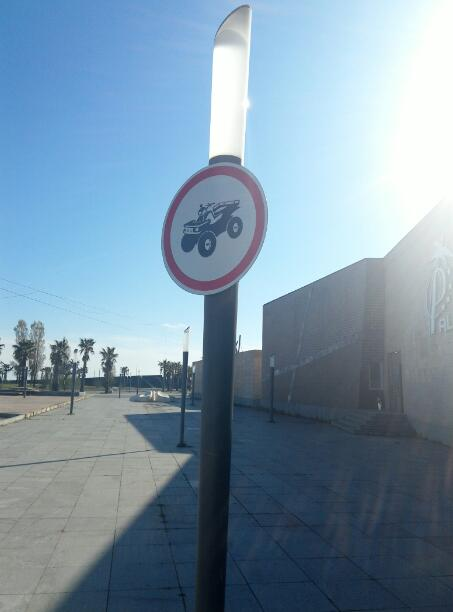
#> input picture test_images/100test.jpg, 453 x 612 px; its folder holds only this picture in this run
$ python detect_color.py   (Python 2 division)   (older library calls are emulated)
#> lines starting #> are read from the running program, lines starting #| are printed output that depends on the picture; after the words box and inside, x2 and y2 are one past the last pixel; in counts of white or black regions, pixels touching at a corner belong together
#> in threshold_color, original_image is the input picture: shape (612, 453, 3); mean B, G, R 167.9, 149, 123.7
### imageProcesing.py
from pyimagesearch.shapedetector import ShapeDetector
import numpy as np
import argparse
import cv2
import os
import argparse
import imutils
from skimage import exposure
from skimage import feature


#===============================
import matplotlib.pyplot as plt

from skimage import data, color, img_as_ubyte
from skimage.feature import canny
from skimage.transform import hough_ellipse
from skimage.draw import ellipse_perimeter
#=============================================


def equalizeHist(img):
	img_yuv = cv2.cvtColor(img, cv2.COLOR_BGR2YUV)
#> img_yuv: shape (612, 453, 3); mean of channels 0, 1, 2 143.6, 139.9, 110.6

	# equalize the histogram of the Y channel
	img_yuv[:,:,0] = cv2.equalizeHist(img_yuv[:,:,0])
#> img_yuv: shape (612, 453, 3); mean of channels 0, 1, 2 128.3, 139.9, 110.6

	# convert the YUV image back to RGB format
	img_output = cv2.cvtColor(img_yuv, cv2.COLOR_YUV2BGR)
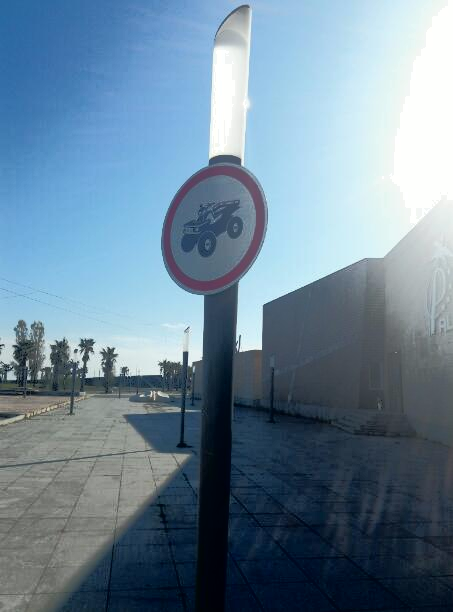
#> img_output: shape (612, 453, 3); mean B, G, R 152.4, 133.7, 108.8

	return img_output


def adjust_gamma(image, gamma=1.0):
	# build a lookup table mapping the pixel values [0, 255] to
	# their adjusted gamma values
#> called with gamma = 0.8
	invGamma = 1.0 / gamma
	table = np.array([((i / 255.0) ** invGamma) * 255
		for i in np.arange(0, 256)]).astype("uint8")

	# apply gamma correction using the lookup table
	return cv2.LUT(image, table)
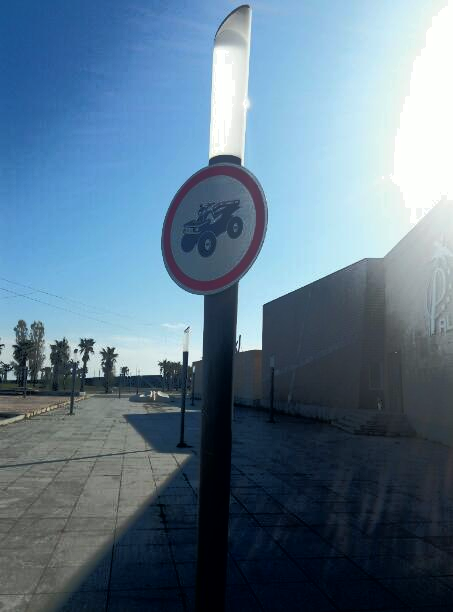
#> returned value: shape (612, 453, 3); mean of channels 0, 1, 2 139.3, 119.5, 94; drawn as B, G, R


# [129 lines left out: functions boxes_intersect, merge_intersecting_boxes, detect_circles, detect_shape, detect_ellipse, calculate_hog, not called in this run]


def preprocesing(image):
	return adjust_gamma(equalizeHist(image), 0.8)

### detect_color.py
# USAGE
# python detect_color.py --image pokemon_games.png

# import the necessary packages
import numpy as np
import argparse
import cv2
import os
import imageProcesing as imp
from pyimagesearch.shapedetector import ShapeDetector


def is_inner_box(a, b):
	minx, miny, maxx, maxy     = a[0][0][0], a[0][0][1], a[3][0][0], a[3][0][1]
	minx1, miny1, maxx1, maxy1 = b[0][0][0], b[0][0][1], b[3][0][0], b[3][0][1]
	return minx1 > minx and miny1 > miny and maxx1 < maxx and maxy1 < maxy


def inner_box_found(cnts, cnt):
	for c in cnts:
		if is_inner_box(c, cnt) :
			return True
	return False


def remove_inner_boxes(cnts, image):
	new_cnts = []
	for cnt in cnts :
		if inner_box_found(cnts, cnt):
			continue
		new_cnts.append(cnt)
		x,y,w,h = cv2.boundingRect(cnt)

		#drow bounding box
		# cv2.rectangle(image,(x,y),(x+w,y+h),(0,255,0),2)
	return new_cnts


def threshold_color(image_name):
	# load the image

	original_image = cv2.imread(image_name)
	image = imp.equalizeHist(original_image.copy())
	image = imp. adjust_gamma(image, 0.8)

	boundaries = [
		([0, 0, 65],[100, 40, 255]),
		([0, 0, 30],[60, 25, 65]),
		([55, 40, 180],[135, 120, 255]),
		([70, 40, 120],[120, 75, 150])]

	# loop over the boundaries

	red_mask = 0
	for (lower, upper) in boundaries:
		lower = np.array(lower, dtype = "uint8")
		upper = np.array(upper, dtype = "uint8")
		mask = cv2.inRange(image, lower, upper)
		red_mask = red_mask | mask
#> this loop made 4 passes
#> pass 1, in threshold_color, `mask = cv2.inRange(image, lower, upper)`:
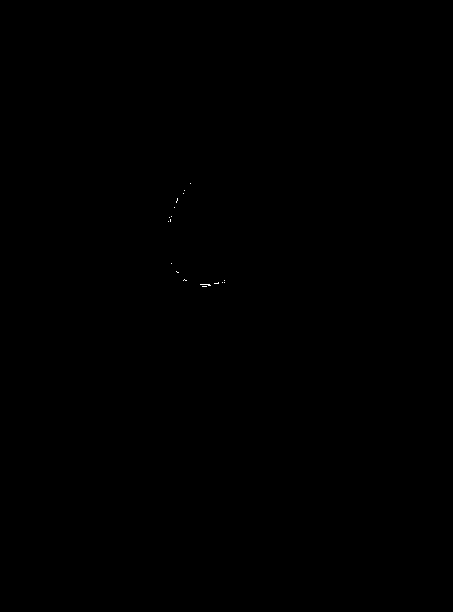
#> mask: shape (612, 453); 0.02% white in thin lines or dots, all inside (x1, y1, x2, y2) = (168, 183, 225, 287)

	output = cv2.bitwise_and(image, image, mask = red_mask)
	output = cv2.medianBlur(output, 9)
#> output: shape (612, 453, 3); every value is 0
	imgray = cv2.cvtColor(output,cv2.COLOR_BGR2GRAY)
	ret,thresh = cv2.threshold(imgray, 0, 255, cv2.THRESH_BINARY)
	_ , contours, hierarchy = cv2.findContours(thresh,cv2.RETR_TREE,cv2.CHAIN_APPROX_SIMPLE)
#> contours = []

	cnts = []

	for c in contours :
		minx = np.amin(c, axis = 0)[0][0] - 5
		miny = np.amin(c, axis = 0)[0][1] - 5
		maxx = np.amax(c, axis = 0)[0][0] + 5
		maxy = np.amax(c, axis = 0)[0][1] + 5
		cnt = np.array([ [[minx, miny]], [[minx, maxy]], [[maxx, miny]], [[maxx, maxy]] ])
		cnts.append(cnt)
#> this loop made 0 passes
#> after the loop, cnts = []


	# cnts.extend(merge_intersecting_boxes(cnts,image))
	cnts = remove_inner_boxes(cnts, image)

	cv2.imshow("images", np.hstack([original_image, image, output]))
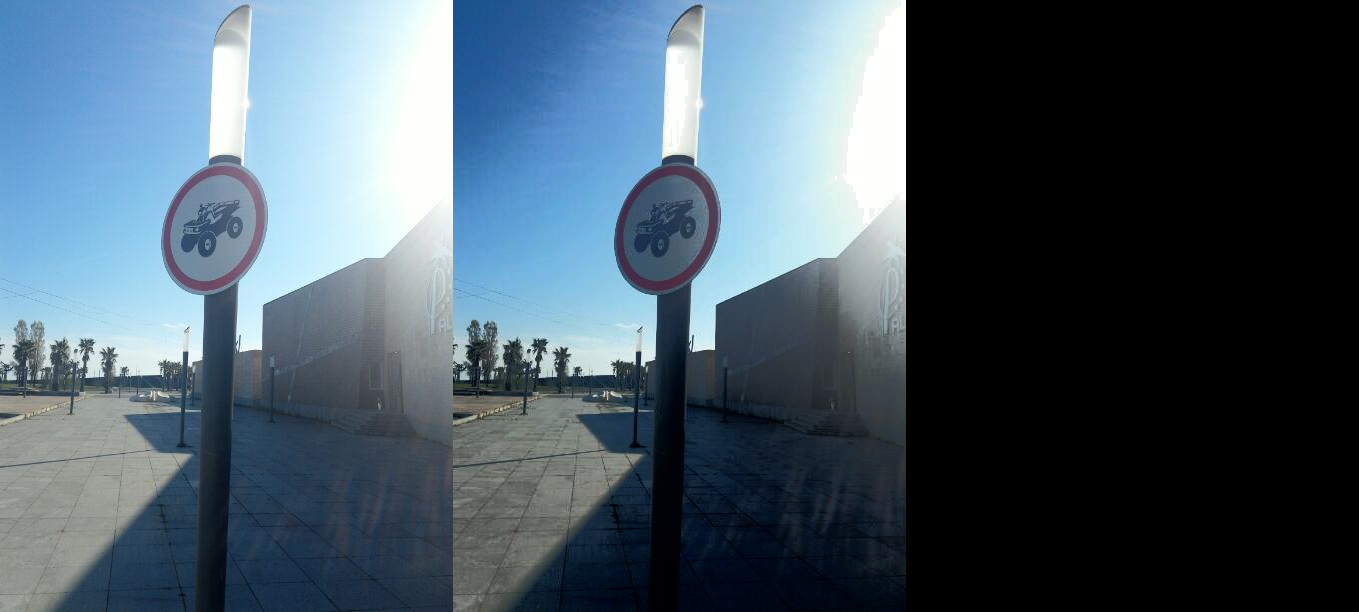
#> window 'images': shape (612, 1359, 3); mean B, G, R 102.4, 89.5, 72.6

	for cnt in cnts:
		x, y, width, height = cv2.boundingRect(cnt)
		roi = original_image[y:y+height, x:x+width]
		if  width * height > 4000 and len(roi) != 0 and len(roi[0]) != 0 :
			# if imp.detect_circles(roi) or imp.detect_shape(roi):
			imp.calculate_hog(roi)
			cv2.imshow("roi", roi)
			cv2.waitKey(0)
# construct the argument parse and parse the arguments
# ap = argparse.ArgumentParser()
# ap.add_argument("-i", "--image", help = "path to the image")
# args = vars(ap.parse_args())

path = './test_images/'
for filename in os.listdir(path):
	print filename
	threshold_color(path + filename)

$ run again, on test_images/150test.jpg
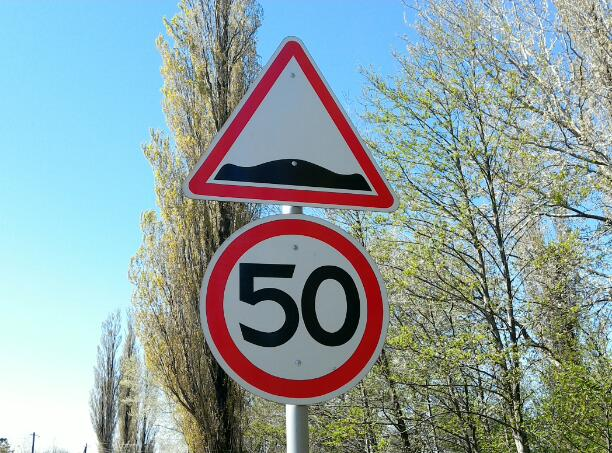
#> input picture test_images/150test.jpg, 612 x 453 px
#> in threshold_color, original_image is the input picture: shape (453, 612, 3); mean B, G, R 160, 159.6, 141.6
#> the loop in threshold_color, `for (lower, upper) in boundaries:` made 4 passes
#> pass 1, in threshold_color, `mask = cv2.inRange(image, lower, upper)`:
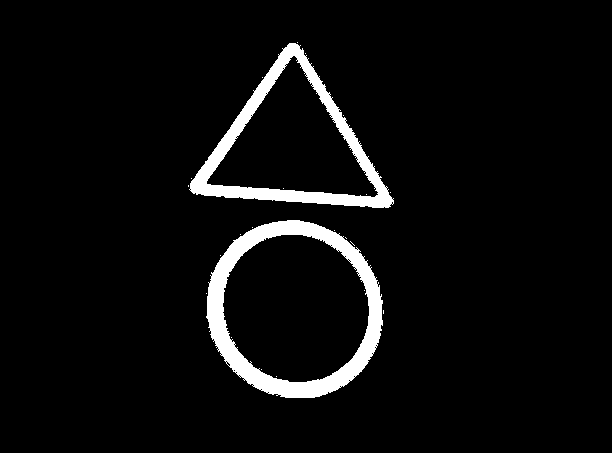
#> mask: shape (453, 612); 5% white; 23 white regions (21 under 20 px), largest, box (x1, y1, x2, y2) and area: (206, 220, 383, 398) 7853, (189, 43, 394, 208) 6101
#> thresh: shape (453, 612); 5.6% white; 2 white regions
#> contours = 4 contours; box (x1, y1, x2, y2) and area: (206, 219, 384, 398) 24807, (189, 41, 394, 208) 18046, (223, 234, 369, 381) 16580, (208, 58, 377, 197) 11676
#> the loop in threshold_color, `for c in contours :` made 4 passes
#> (minx, miny, maxx, maxy, cnt) on passes 1 to 4: (201, 214, 388, 402, [[201, 214], [201, 402], [388, 214], [388, 402]]), (218, 229, 373, 385, [[218, 229], [218, 385], [373, 229], [373, 385]]), (184, 36, 398, 212, [[184, 36], [184, 212], [398, 36], [398, 212]]), (203, 53, 381, 201, [[203, 53], [203, 201], [381, 53], [381, 201]])
#> after the loop in threshold_color, `for c in contours :`: cnts = [[[201, 214], [201, 402], [388, 214], [388, 402]], [[218, 229], [218, 385], [373, 229], [373, 385]], [[184, 36], [184, 212], [398, 36], [398, 212]], [[203, 53], [203, 201], [381, 53], [381, 201]]]
#> the loop in remove_inner_boxes, `for cnt in cnts :` made 4 passes
#> cnt on passes 1, 3: [[201, 214], [201, 402], [388, 214], [388, 402]], [[184, 36], [184, 212], [398, 36], [398, 212]]
#> after the loop in remove_inner_boxes, `for cnt in cnts :`: new_cnts = [[[201, 214], [201, 402], [388, 214], [388, 402]], [[184, 36], [184, 212], [398, 36], [398, 212]]]
#> in threshold_color, `cnts = remove_inner_boxes(cnts, image)`: cnts has the same summary as new_cnts in remove_inner_boxes
#> the loop in threshold_color, `for cnt in cnts:` made 2 passes
#> (cnt, x, y, width, height) on passes 1 to 2: ([[201, 214], [201, 402], [388, 214], [388, 402]], 201, 214, 188, 189), ([[184, 36], [184, 212], [398, 36], [398, 212]], 184, 36, 215, 177)
#> after the loop in threshold_color, `for cnt in cnts:`:
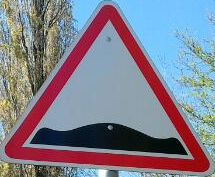
#> roi: shape (177, 215, 3); mean B, G, R 141.1, 127.3, 128.7
